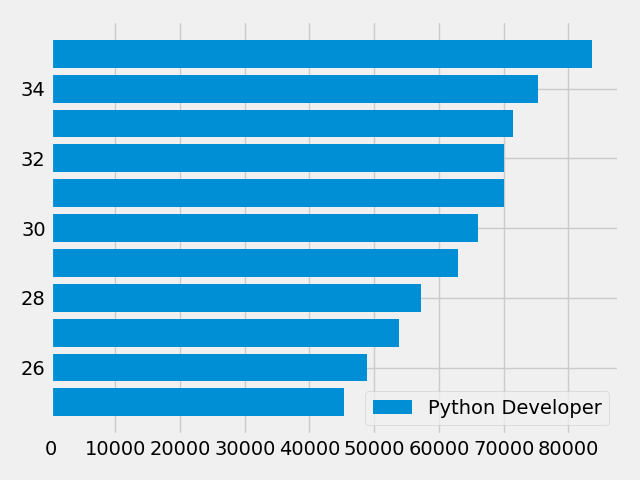

Reproduce this figure in Python.
from matplotlib import pyplot as plt

# plt.xkcd() # Cartoonic Style

plt.style.use("fivethirtyeight")

fig=plt.figure()  # empty canvas

                  # Median Developer Salaries by Age
age_x = [25, 26, 27, 28, 29, 30, 31, 32, 33, 34, 35]

                  # Developer salary
dev_y = [38496, 42000, 46752, 49320, 53200,
         56000, 62316, 64928, 67317, 68748, 73752]

                 # Median Python Developer Salaries by Age
py_dev_y = [45372, 48876, 53850, 57287, 63016,
            65998, 70003, 70000, 71496, 75370, 83640]

plt.barh(age_x,py_dev_y,label="Python Developer") # horizontal bar (barh)

plt.legend() # resposible for placing labels inside canvas

plt.tight_layout()  # to avoid being conjested

plt.show() # to see the  plot in canvas
